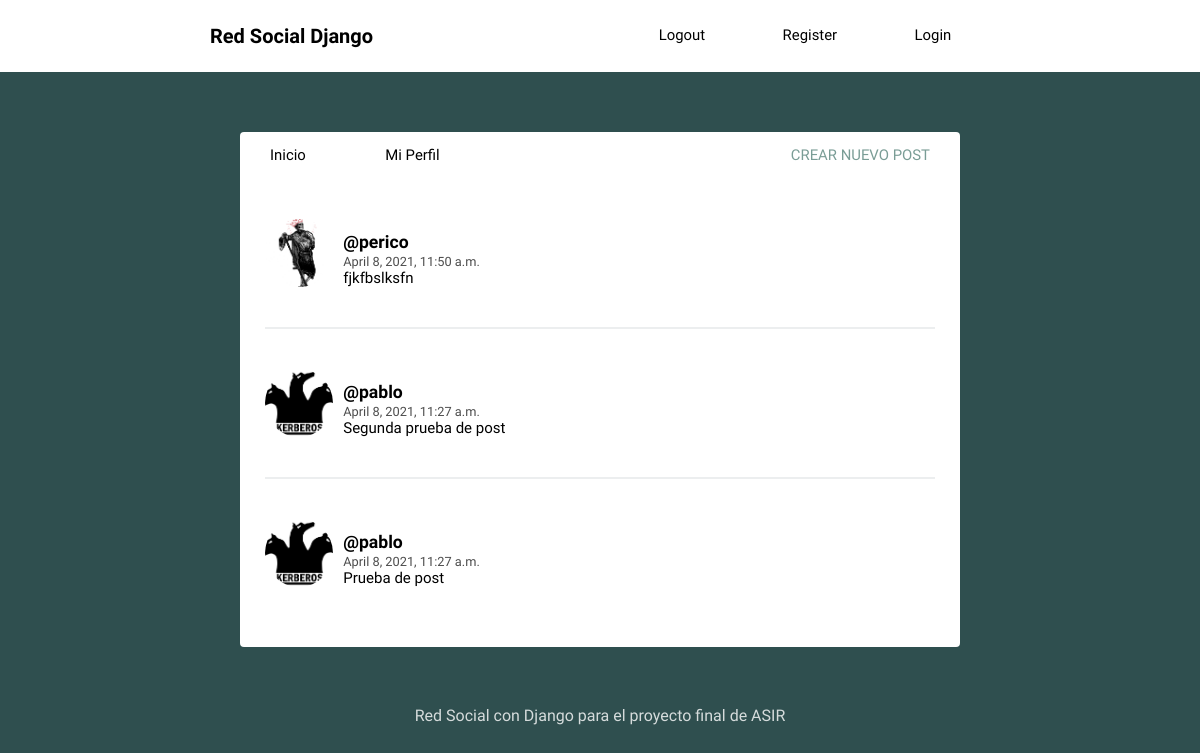
The page / on the database its author committed.
### social/models.py (models this page shows, shortened)
class Post(models.Model):
	user = models.ForeignKey(User, on_delete=models.CASCADE, related_name='posts') #con el related name asociamos todos los posts que tiene un usuario, por asi decirlo es como añadir una fila post a la tabla de usuarios
	timestamp = models.DateTimeField(default=timezone.now) #fecha de creacion del post
	content = models.TextField()
	class Meta:
		ordering = ['-timestamp'] #Clase meta sirve para saber como se comporta la clase Post, con esto ordenamos Post, el - sirve àra que se cree en orden ascendente

class Profile(models.Model):
	user = models.OneToOneField(User, on_delete=models.CASCADE)#Conectaos esta fila a la tabla Usuarios de los modelos por defecto de django
	imagenes = models.ImageField(default='foto_perfil.png')

### social/views.py (the view)
# urls.py: path('', views.feed, name='feed'),
def feed(request):
	posts = Post.objects.all()
	context = {'posts': posts}
	return render(request, 'social/feed.html', context)

### social/templates/social/feed.html (shortened to what this page needs)
{% extends 'social/layout.html' %}
{% block content %}
{% for post in posts %}
<article>
    <div class="container-article">
        <img src="{{ post.user.profile.imagenes.url }}">
        <div>
            <h2 class="username"><a href="#">@{{ post.user.username }}</a></h2>
            <time data-time="#">{{ post.timestamp }}</time>
            <div class="post">{{ post.content }}</div>
        </div>
    </div>
</article>
{% endfor %}
{% endblock %}

### social/static/style.css (style rules this page uses)
body { background: #2F4F4F; font-size: 62.5%; font-family: 'Varela Round', Helvetica, Arial, serif; }
img { object-fit: cover; }
a { font-size: .93rem; text-decoration: none; color: black; }
article { width: 93%; margin: auto; padding: 40px 0; border-bottom: 2px solid #ECEEEF; }
.username { margin-bottom: .2rem; }
.username a { font-size: 1.1rem; }
.container-article { display: flex; }
.container-article img { height: 68px; width: 68px; margin-right: 10px; border-radius: 50%; }
article:last-child { border-bottom: 0; }
time { font-size: .8rem; opacity: .7; }
.post { font-size: .94rem; }

### rows shown on the page
Post: user.profile.imagenes (picture), user.username "perico", timestamp "April 8, 2021, 11:50 a.m.", content "fjkfbslksfn"
Post: user.profile.imagenes (picture), user.username "pablo", timestamp "April 8, 2021, 11:27 a.m.", content "Segunda prueba de post"
Post: user.profile.imagenes (picture), user.username "pablo", timestamp "April 8, 2021, 11:27 a.m.", content "Prueba de post"
